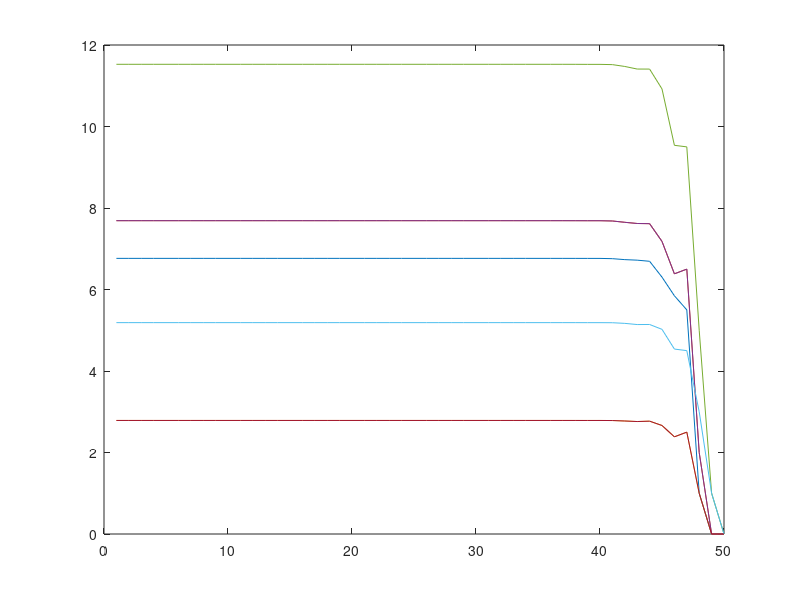
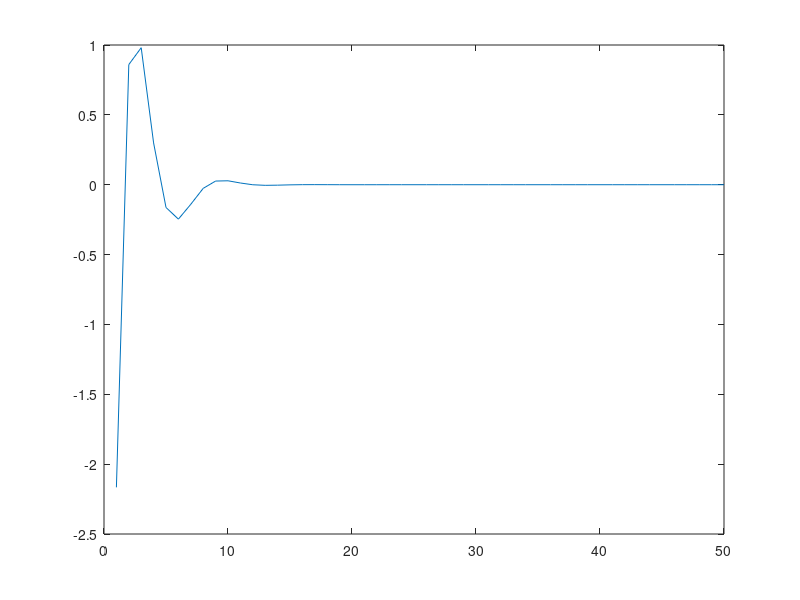
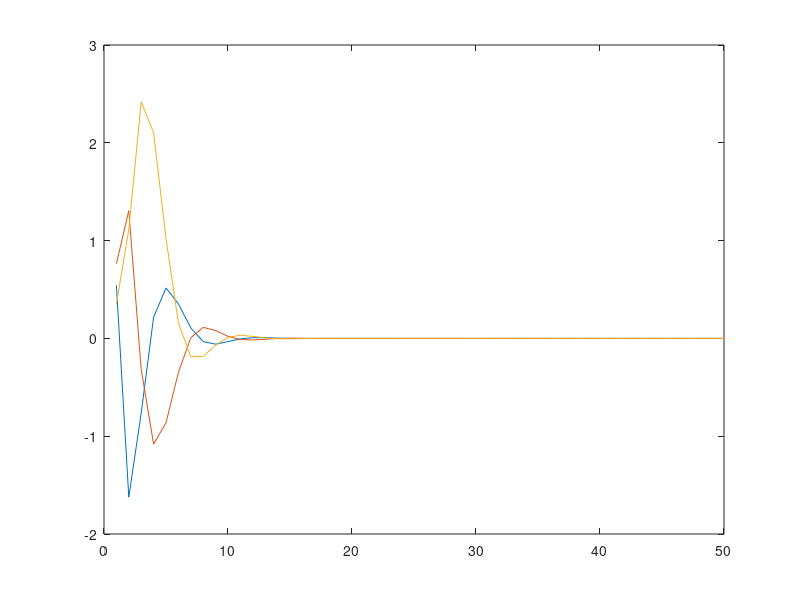
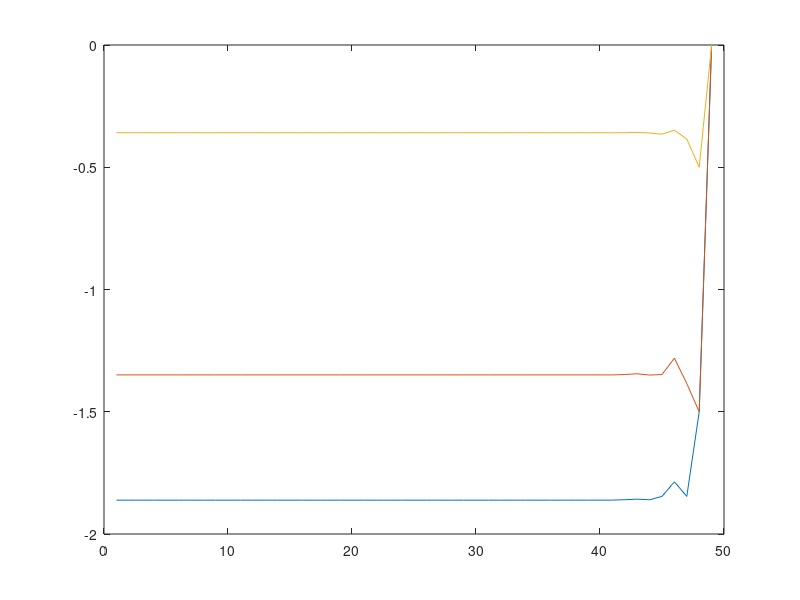

MATLAB code to generate these figures, in order:
A = [1 0 0; 1 1 0; 0 1 1] ;
B = [1; 0; 0] ;
C = [0 0 1] ;
x0 = [0.5428; 0.7633; 0.3504] ;
x = zeros(3,1,50) ;
Q = C.'*C ;
%-------uncomment/ comment to change value of rho 
% R = 0.1 ;
% R = 10 ;
R = eye(1) ;
U = zeros(1,1,50) ;
J = zeros(3,3,50) ;
x(:,:,1) = x0 ;
P = zeros(3,3,50) ;
P(:,:,50)=Q ;
for i =50:-1:2 
    P(:,:,i-1) = Q +A'*P(:,:,i)*A - A'*P(:,:,i)*B*((R + B'*P(:,:,i)*B)^(-1))*(B'*P(:,:,i)*A) ;
end
for i =1:1:49
    K(:,:,i) = -inv((R + B'*P(:,:,i)*B))*(B'*P(:,:,i)*A) ;
    U(:,:,i) = K(:,:,i)*x(:,:,i) ;
    x(:,:,i+1) = A*x(:,:,i) + B*U(:,:,i) ;
    J(:,:,i) = x(:,:,i)*x(:,:,i)'*P(:,:,i) ;      % COST FUNCTION
end 

F = reshape(U,[1,50]) ;    % extracting elements of input U
G = reshape(K,[3,49]) ;   % extracting elements of Gain K  
G1 = G.' ;
I = reshape(x,[3,50]);    %extracting elements of plant state x
I1 = I.' ;


% % % %----------plotting & extracting elements of lqr P------------
f1 = figure ;
figure(f1);
H1(1,:) = P(1,1,:);
plot(H1) ;
hold on ;
H2(1,:) = P(1,2,:);
plot(H2) ;
hold on ;
H3(1,:) = P(1,3,:);
plot(H3) ;
hold on ;
H4(1,:) = P(2,1,:);
plot(H4) ;
hold on ;
H5(1,:) = P(2,2,:);
plot(H5) ;
hold on ;
H6(1,:) = P(2,3,:);
plot(H6) ;
hold on ;
H7(1,:) = P(3,1,:);
plot(H7) ;

%---------plotting U--------
f2 = figure ;
figure(f2) ;
plot(F) ;

%---------plotting x-------
f3= figure ;
figure(f3)
plot(I1) ;


%--------plotting k -------
f4 = figure ;
figure(f4)
plot(G1);



    
